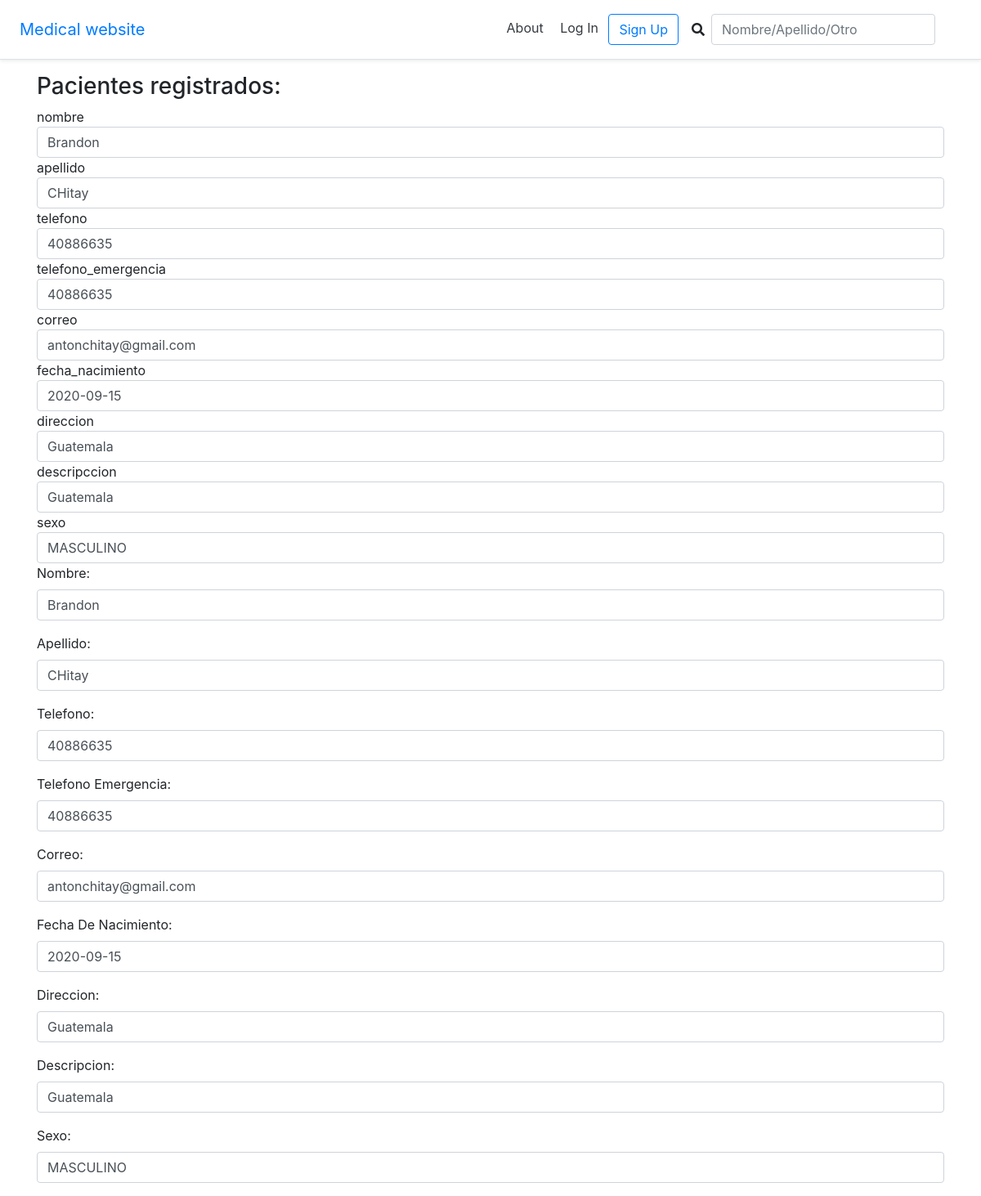
The page /detalle_paciente/antonchitay@gmail.com on the database its author committed.
### users/models.py (models this page shows, shortened)
class Paciente(models.Model):
    GENERO_OPCIONES = [
        ('MASCULINO', 'Masculino'),
        ('FEMENINO', 'Femenino'),
    ]
    nombre = models.CharField(max_length=100)
    apellido = models.CharField(max_length=100)
    telefono = models.CharField(max_length=50, blank=True, null=True)
    telefono_emergencia = models.CharField(max_length=50, blank=True, null=True)
    correo = models.CharField(max_length=100)
    fecha_nacimiento = models.DateField() #DateField(input_formats=settings.DATE_INPUT_FORMATS, null=True, blan=True) para introducir la fecha dd-mm-DDDD
    direccion = models.CharField(max_length=200)
    descripccion = models.CharField(max_length=500, blank=True, null=True)
    sexo = models.CharField(max_length=10, choices=GENERO_OPCIONES, default='FEMENINO')

### users/views.py (the view)
# urls.py: path('detalle_paciente/<correo>', detalle_paciente, name='detalle_paciente'),
def detalle_paciente(request, correo):
    paciente = Paciente.objects.get(correo=correo)
    if request.method == 'GET':
        form = pacienteForm(instance=paciente)
    return render(request,'paciente/detalle_paciente.html',{'form':form})

### templates/paciente/detalle_paciente.html
{%extends '_base.html'%}
{% block content %}
<h3>
    Pacientes registrados:
</h3>
<form method="POST">{% csrf_token %}
    <tr> <td>nombre </td> <td>{{ form.nombre }}</td></tr>
    <tr> <td>apellido </td> <td>{{ form.apellido }}</td></tr>
    <tr> <td>telefono </td> <td>{{ form.telefono }}</td></tr>
    <tr> <td>telefono_emergencia </td> <td>{{ form.telefono_emergencia }}</td></tr>
    <tr> <td>correo </td> <td>{{ form.correo }}</td></tr>
    <tr> <td>fecha_nacimiento </td> <td>{{ form.fecha_nacimiento }}</td></tr>
    <tr> <td>direccion </td> <td>{{ form.direccion }}</td></tr>
    <tr> <td>descripccion </td> <td>{{ form.descripccion }}</td></tr>
    <tr> <td>sexo </td> <td>{{ form.sexo }}</td></tr>
    {{ form.as_p }}
</form>
{% endblock %}

### rows shown on the page
Paciente: nombre "Brandon", apellido "CHitay", telefono "40886635", telefono_emergencia "40886635", correo "antonchitay@gmail.com", fecha_nacimiento "2020-09-15", direccion "Guatemala", descripccion "Guatemala", sexo "MASCULINO"
